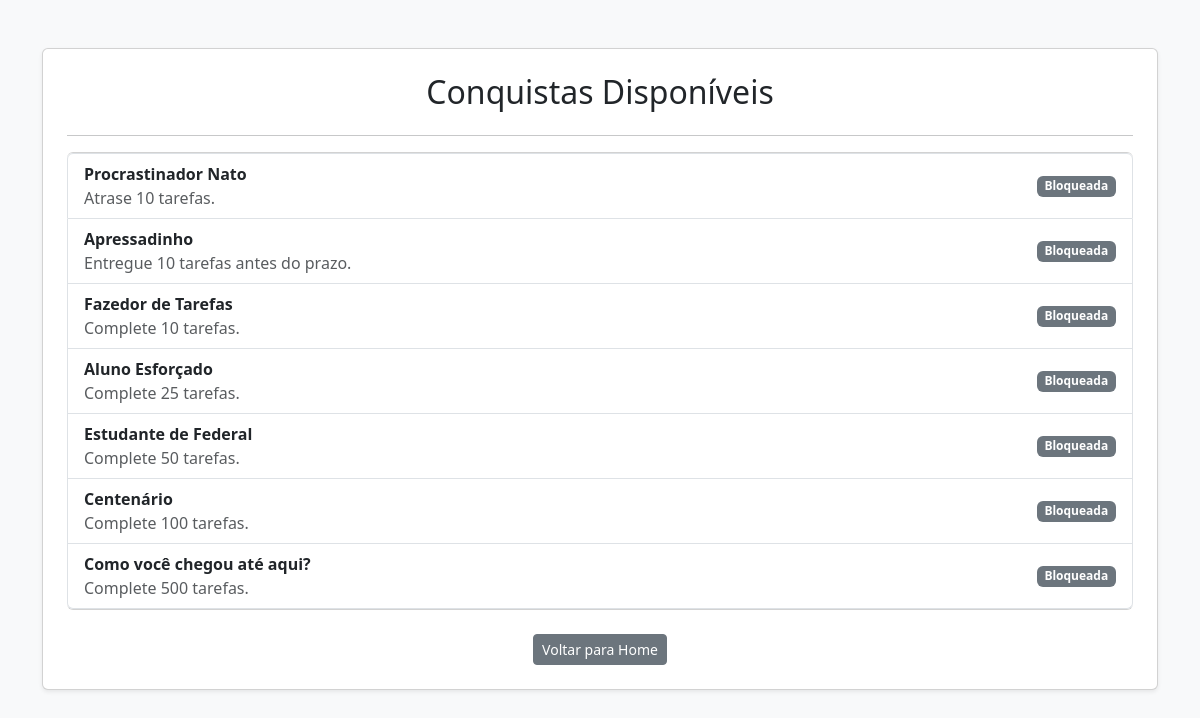
/user/achievments (signed in), run on the app's committed database.
### student_portal/models.py (models this page shows, shortened)
class Achievement(models.Model):
    name = models.CharField(max_length=255)
    description = models.TextField()
    condition = models.IntegerField(help_text="Número de tarefas para desbloquear esta conquista.")

### student_portal/views.py (the view)
# urls.py: path('user/achievments', achievements_view, name='achievements'),
def achievements_view(request):
    all_achievements = Achievement.objects.all()
    user_achievements = UserAchievement.objects.filter(user=request.user).values_list('achievement', flat=True)
    return render(request, 'user/achievements.html', {
        'achievements': all_achievements,
        'user_achievements': user_achievements
    })

### student_portal/templates/user/achievements.html (shortened to what this page needs)
<!DOCTYPE html>
<html lang="pt">
<head>
    <link href="https://cdn.jsdelivr.net/npm/bootstrap@5.3.0/dist/css/bootstrap.min.css" rel="stylesheet">
</head>
<body class="bg-light">
<div class="container mt-5">
    <div class="card shadow-sm p-4">
        <h2 class="text-center">Conquistas Disponíveis</h2>
        <hr>
        <ul class="list-group">
            {% for achievement in achievements %}
                <li class="list-group-item d-flex justify-content-between align-items-center
                    {% if achievement in user_achievements %} list-group-item-success {% endif %}">
                    <div>
                        <strong>{{ achievement.name }}</strong>
                        <p class="mb-0 text-muted">{{ achievement.description }}</p>
                    </div>
                    {% if achievement in user_achievements %}
                        <span class="badge bg-success">Desbloqueada</span>
                    {% else %}
                        <span class="badge bg-secondary">Bloqueada</span>
                    {% endif %}
                </li>
            {% empty %}
                <li class="list-group-item text-muted text-center">Nenhuma conquista cadastrada.</li>
            {% endfor %}
        </ul>
        <div class="text-center mt-4">
            <a href="{% url 'home' %}" class="btn btn-secondary btn-sm">Voltar para Home</a>
        </div>
    </div>
</div>
</body>
</html>

### data on the page
Achievement: name "Procrastinador Nato", description "Atrase 10 tarefas."
Achievement: name "Apressadinho", description "Entregue 10 tarefas antes do prazo."
Achievement: name "Fazedor de Tarefas", description "Complete 10 tarefas."
Achievement: name "Aluno Esforçado", description "Complete 25 tarefas."
Achievement: name "Estudante de Federal", description "Complete 50 tarefas."
Achievement: name "Centenário", description "Complete 100 tarefas."
Achievement: name "Como você chegou até aqui?", description "Complete 500 tarefas."
